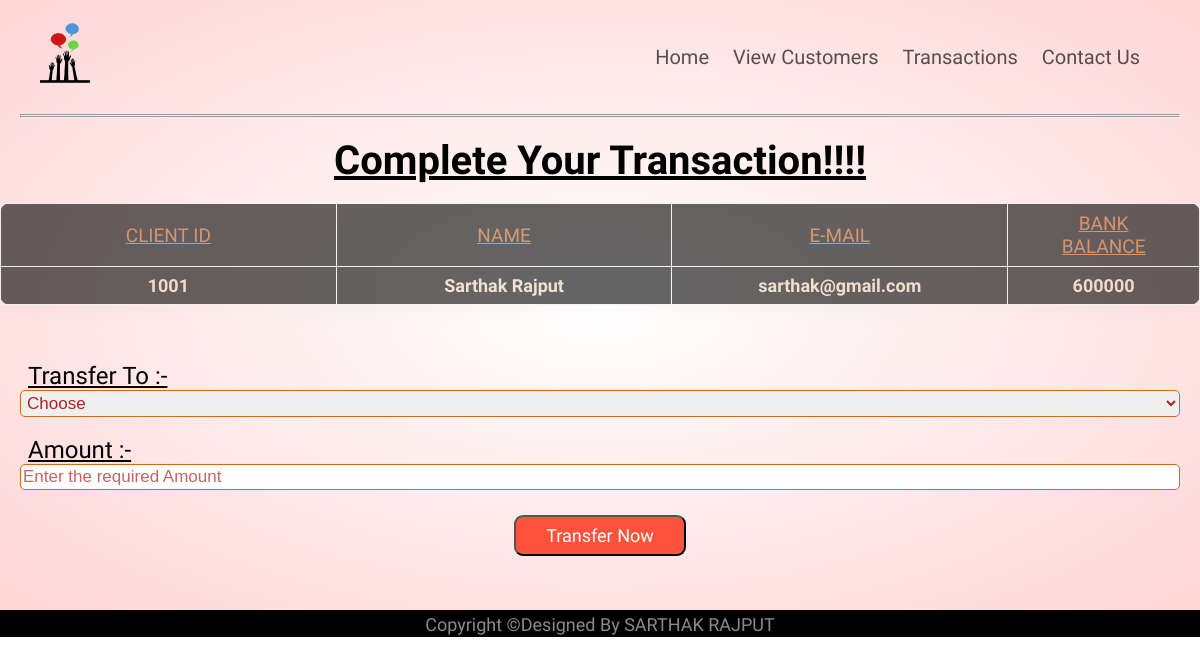
/transaction.php?c_id=1001, run on the app's committed database.
### tables this page shows
CREATE TABLE clients (
  c_id int(11) NOT NULL,
  c_name varchar(255) NOT NULL,
  c_email varchar(255) NOT NULL,
  c_balance int(11) NOT NULL
);

### transaction.php (the view, shortened to what this page needs)
<!DOCTYPE html>
<html lang="en">
<head>
    <link rel="stylesheet" href="style.css?v=<?php echo time(); ?>">
    <link rel="stylesheet" href="https://cdnjs.cloudflare.com/ajax/libs/font-awesome/4.7.0/css/font-awesome.min.css">
</head>
<body>
    <div class="header">
        <div class="container">
            <div class="navbar">
                <div class="logo cursor">
                  <a href="index.php"><img src="images/logo_small.png" width="50px" height="70px"></a>
                </div>
                <nav>
                    <ul class="design" id="Menu">
                      <li><a href="index.php">Home</a></li>
                      <li><a href="view.php">View Customers</a></li>
                      <li><a href="history.php">Transactions</a></li>
                      <li><a href="https://www.thesparksfoundationsingapore.org/contact-us/">Contact Us</a></li>
                    </ul>
                </nav>
            </div>
            <hr>
            <hr>
            <br>
            <div class="new">
                <h1>Complete Your Transaction!!!!</h1>
            </div>
        </div>
            <?php
                include 'connection.php';
                if (isset($_REQUEST['c_id'])) {
                $id = $_GET['c_id'];
                $sql = "SELECT * FROM  clients WHERE c_id=$id";
                $result = mysqli_query($connect, $sql);
                $rows = mysqli_fetch_assoc($result);
                }
            ?>
        <form method="post" name="tcredit" class="tabletext"><br>
            <div class="contain">
                <table>
                    <tr>
                        <th class="text">Client Id</th>
                        <th class="text">Name</th>
                        <th class="text">E-mail</th>
                        <th class="text">Bank Balance</th>
                    </tr>
                    <tr>
                          <td class="centre"><?php echo (isset($rows['c_id']) ? $rows['c_id'] : ''); ?></td>
                          <td class="centre"><?php echo (isset($rows['c_name']) ? $rows['c_name'] : ''); ?></td>
                          <td class="centre"><?php echo (isset($rows['c_email']) ? $rows['c_email'] : ''); ?></td>
                          <td class="centre"><?php echo (isset($rows['c_balance']) ? $rows['c_balance'] : ''); ?></td>
                    </tr>
                </table>
            </div>
            <div class="container">
              <br>
              <br>
              <br>
              <label for="to" class="para">Transfer To :-</label>
              <br>
                <select id="to" name="to" class="form" required>
                    <option value="" disabled selected>Choose</option>
                </select>
                <br>
                <br>
                <label for="amount" class="para">Amount :-</label>
                <input type="number" class="form1" name="amount" id="amount" placeholder="Enter the required Amount" required>
                <div class="wrapper">
                  <button class="btn mid" name="submit" type="submit"><p class="complete">Transfer Now</p></button>
                </div>
                <br>
            </div>
        </form>
    </div>
    <div class="footer">
     <p class="bottom">Copyright &copy;Designed By SARTHAK  RAJPUT</p>
    </div>
</body>
</html>

### style.css (style rules this page uses)
* { margin: 0; padding: 0; box-sizing: border-box; }
body { font-family: 'Baloo Bhai 2', cursive; }
.navbar { display: flex; align-items: center; padding: 20px; }
nav { flex: 1; text-align: right; }
.design { display: inline-block; list-style-type: none; }
nav ul li { display: inline-block; margin-right: 20px; font-size: 20px; }
a { text-decoration: none; color: rgba(0, 0, 0, 0.657); }
p { color: rgba(0, 0, 0, 0.801); font-size: 18px; }
.container { max-width: 1200px; margin: auto; padding-left: 20px; padding-right: 20px; }
.btn { display: inline-block; background: #ff523b; color: white; padding: 8px 30px; margin: 30px 0px; border-radius: 30px; transition: background 0.5s; }
.header { background: radial-gradient(#fff,#ffd6d6); }
.footer { background: #000; color: #8a8a8a; font-size: 16px; padding: 4px 0px 2px; max-width: 200%; }
.footer p { color: #8a8a8a; }
.bottom { text-align: center; }
table { border-collapse:collapse; background-color:black; box-shadow:0 10px 20px 0 rgba(0,0,0,0.03); border-radius: 10px; border-collapse:collapse; table-layout:fixed; opacity:0.6; color:#F7CC1A; font-weight:bold; margin:auto; }
th,td { border:1px solid #f2f2f2; padding:8px 30px; text-align:center; opacity:0.9; color:blanchedalmond ; }
th { text-transform:uppercase; font-weight:500; color: chocolate; font-size: 20px; width: 20%; text-decoration: underline; }
td { font-size:17px; }
.new { font-size: 20px; text-align: center; text-decoration: underline; }
.text { width: 28%; font-size: 19px; }
.centre { font-size: 18px; }
.form { width: 100%; padding: 2px; border-radius: 5px; border: 1px solid chocolate; outline: none; font-size: 17px; color: firebrick; }
.para { font-size: 24px; text-decoration: underline; padding: 8px; }
.wrapper { text-align: center; }
.mid { font-size: 17px; border-radius: 9px; transition: background 0.5s; transform: translateY(-5px); font-family: 'Baloo Bhai 2', cursive; }
.complete { color: white; }
.form1 { width: 100%; padding: 2px; border-radius: 5px; border: 1px solid chocolate; outline: none; font-size: 17px; color: firebrick; }
::placeholder { color: firebrick; opacity: 0.7; }

### data on the page
clients: c_id "1001", c_name "Sarthak Rajput", c_email "sarthak@gmail.com", c_balance "600000"
